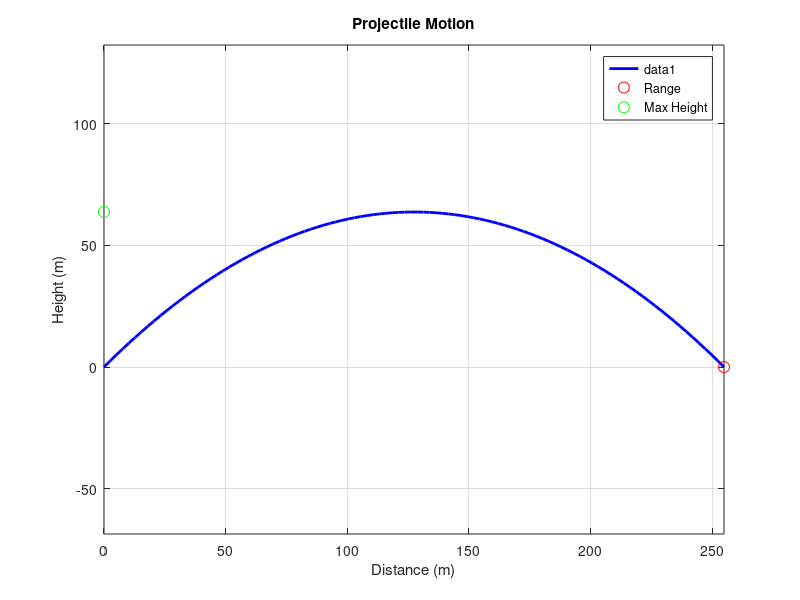

This chart was generated by the following MATLAB code:
% Projectile Motion Simulation

% Parameters
v0 = 50; % Initial velocity in m/s
theta = 45; % Launch angle in degrees
g = 9.81; % Acceleration due to gravity in m/s^2

% Convert angle to radians
theta_rad = deg2rad(theta);

% Calculate time of flight
t_flight = (2 * v0 * sin(theta_rad)) / g;

% Time vector
t = linspace(0, t_flight, 100);

% Calculate x and y positions
x = v0 * cos(theta_rad) * t;
y = v0 * sin(theta_rad) * t - 0.5 * g * t.^2;

% Calculate range and maximum height
range = x(end);
max_height = (v0^2 * (sin(theta_rad))^2) / (2 * g);

% Plot trajectory
figure;
plot(x, y, 'b-', 'LineWidth', 2);
hold on;

% Plot range and maximum height
plot(range, 0, 'ro', 'MarkerSize', 8, 'DisplayName', 'Range');
plot(0, max_height, 'go', 'MarkerSize', 8, 'DisplayName', 'Max Height');

% Labels and title
xlabel('Distance (m)');
ylabel('Height (m)');
title('Projectile Motion');
grid on;
legend show;
axis equal;

% Display results
fprintf('Range: %.2f m\n', range);
fprintf('Max Height: %.2f m\n', max_height);
